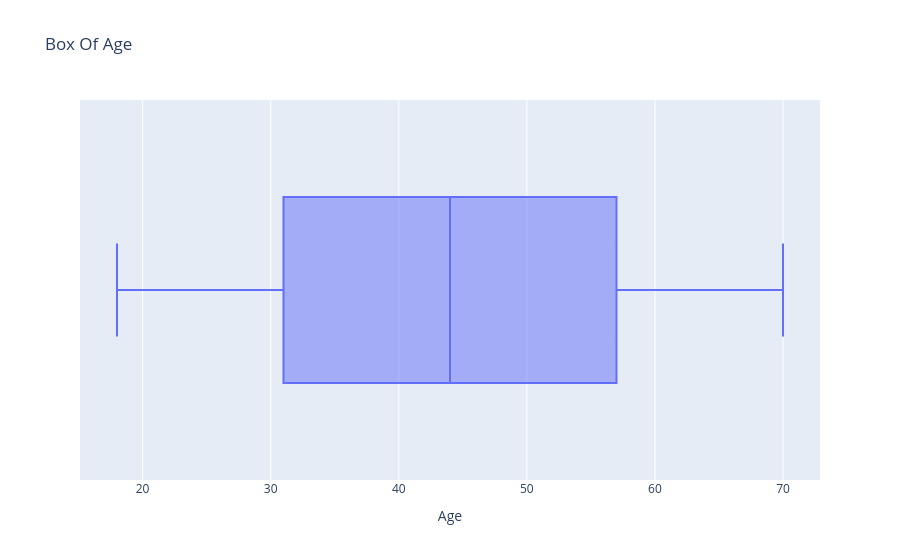

Notebook code cell kept with this figure:
### Markdown cell above
注：这个plotly 代码是动态，点击各条线可以显示详细信息。

### Code cell
fig = px.box(df , x = "Age" , title= "Box Of Age") # from plotly  
fig.show()

### Figure 1 — Plotly figure (JSON) as saved in the notebook; plotly's stock layout.template omitted (floating-point values rounded to 4 significant figures; data arrays with more than 128 entries replaced by an {"elided": "..."} marker saying what was removed)
{"data": [{"alignmentgroup": "True", "hovertemplate": "Age=%{x}<extra></extra>", "legendgroup": "", "marker": {"color": "#636efa"}, "name": "", "notched": false, "offsetgroup": "", "orientation": "h", "showlegend": false, "type": "box", "x": {"elided": "3900 int values"}, "x0": " ", "xaxis": "x", "y0": " ", "yaxis": "y"}], "layout": {"boxmode": "group", "legend": {"tracegroupgap": 0}, "title": {"text": "Box Of Age"}, "xaxis": {"anchor": "y", "domain": [0, 1], "title": {"text": "Age"}}, "yaxis": {"anchor": "x", "domain": [0, 1]}}}
